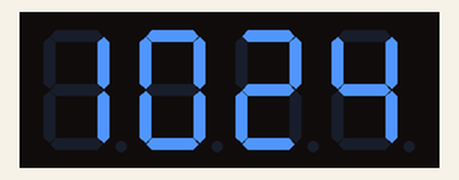
Simulated run of this sketch. Board: ESP8266 (NodeMCU). Parts: 4-digit seven-segment display. WiFi joins after 1.5 s; servers stay silent unless stated; network time is answered at once with the bench clock; the local clock reads 2024-03-15 10:24:30 at power-on unless the sketch sets it; what the sketch prints to the serial monitor is not drawn.

Above: at 1.8 s.
At 66.1 s:
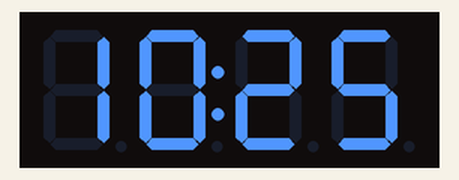
At 129.1 s:
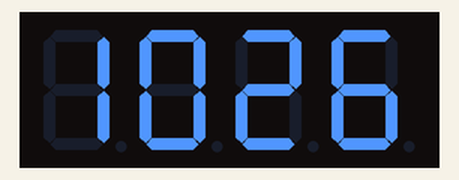

The sketch:

IoTClockCode1.ino
```cpp
// video: https://youtu.be/ZWRT4mDb8O0
// small changes by niq_ro (solved display issue on hour 0), now force clear display when 23:59 -> 0:00


#include <NTPClient.h>
#include <ESP8266WiFi.h>
#include <WiFiUdp.h>
#include <TM1637Display.h>     // library from https://github.com/avishorp/TM1637

#define CLK D6                       // Define the connections pins:
#define DIO D5

TM1637Display display = TM1637Display(CLK, DIO);              // Create display object of type TM1637Display:

const char *ssid     = "niq_ro";
const char *password = "berelaburtica";

const long utcOffsetInSeconds = 3*3600; //19802;

// Define NTP Client to get time
WiFiUDP ntpUDP;
NTPClient timeClient(ntpUDP, "pool.ntp.org", utcOffsetInSeconds);

int A,B;
int C;

void setup(){
  Serial.begin(115200);
   // Clear the display:
  display.clear();

  WiFi.begin(ssid, password);

  while ( WiFi.status() != WL_CONNECTED ) {
    delay ( 500 );
    Serial.print ( "." );
  }

  timeClient.begin();
}

void loop() {
  int A,B;

  timeClient.update();
  display.setBrightness(2);                   // Set the brightness:
  //BRIGHT_TYPICAL = 2, BRIGHT_DARKEST = 0,BRIGHTEST = 7;

  A = timeClient.getHours() * 100 + timeClient.getMinutes();
  B = timeClient.getSeconds();

  if (A >= 100)
  {
  if((B % 2) == 0)
  {
    display.showNumberDecEx(A, 0b01000000 , false, 4, 0);
  }
  else
  {
    display.showNumberDecEx(A, 0b00000000 , false, 4, 0);
  }
  }
  else
   {
  if((B % 2) == 0)
  {
    display.showNumberDecEx(A, 0b10000000 , true, 3, 1);
  }
  else
  {
    display.showNumberDecEx(A, 0b00000000 , true, 3, 1);
  }
  }

if (C > A) display.clear();   // force clear display when 23:59 -> 00:00
C = A;
} // end main loop
```
